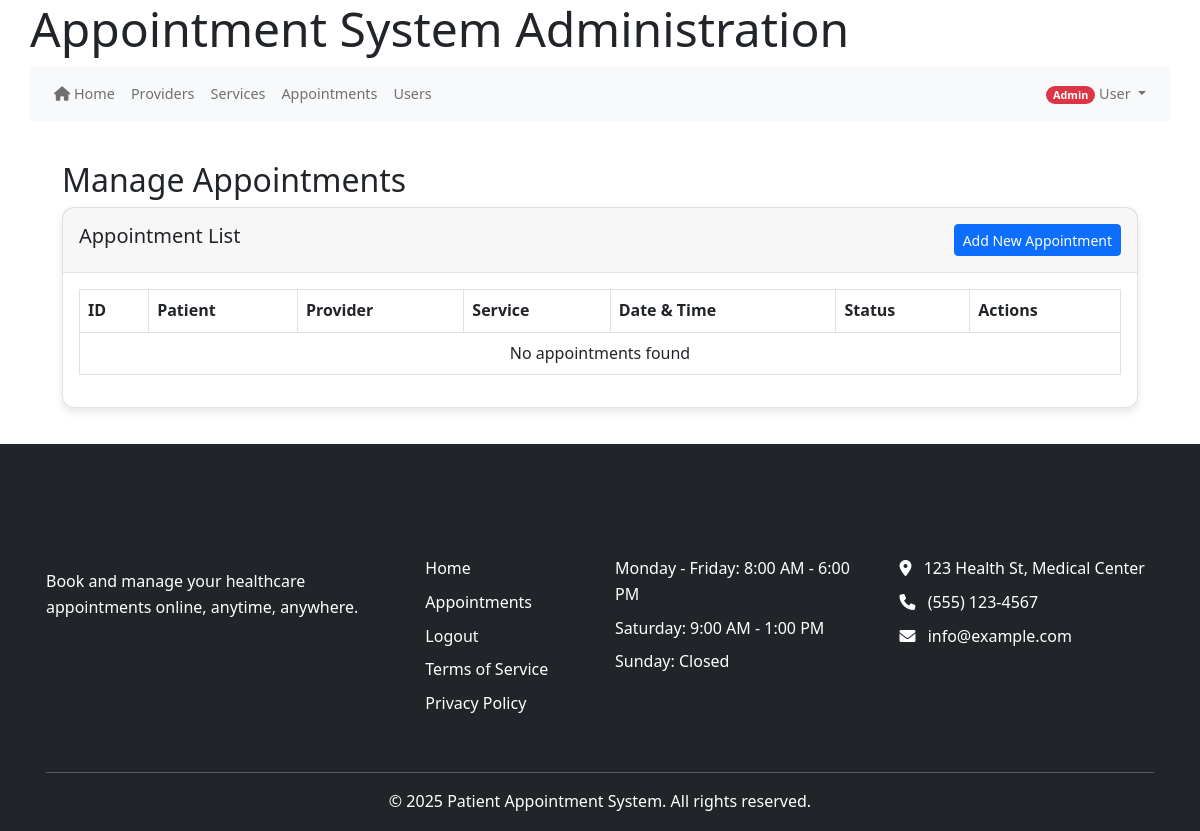
/index.php/admin/appointments (signed in), run on an earlier commit of the app's database.
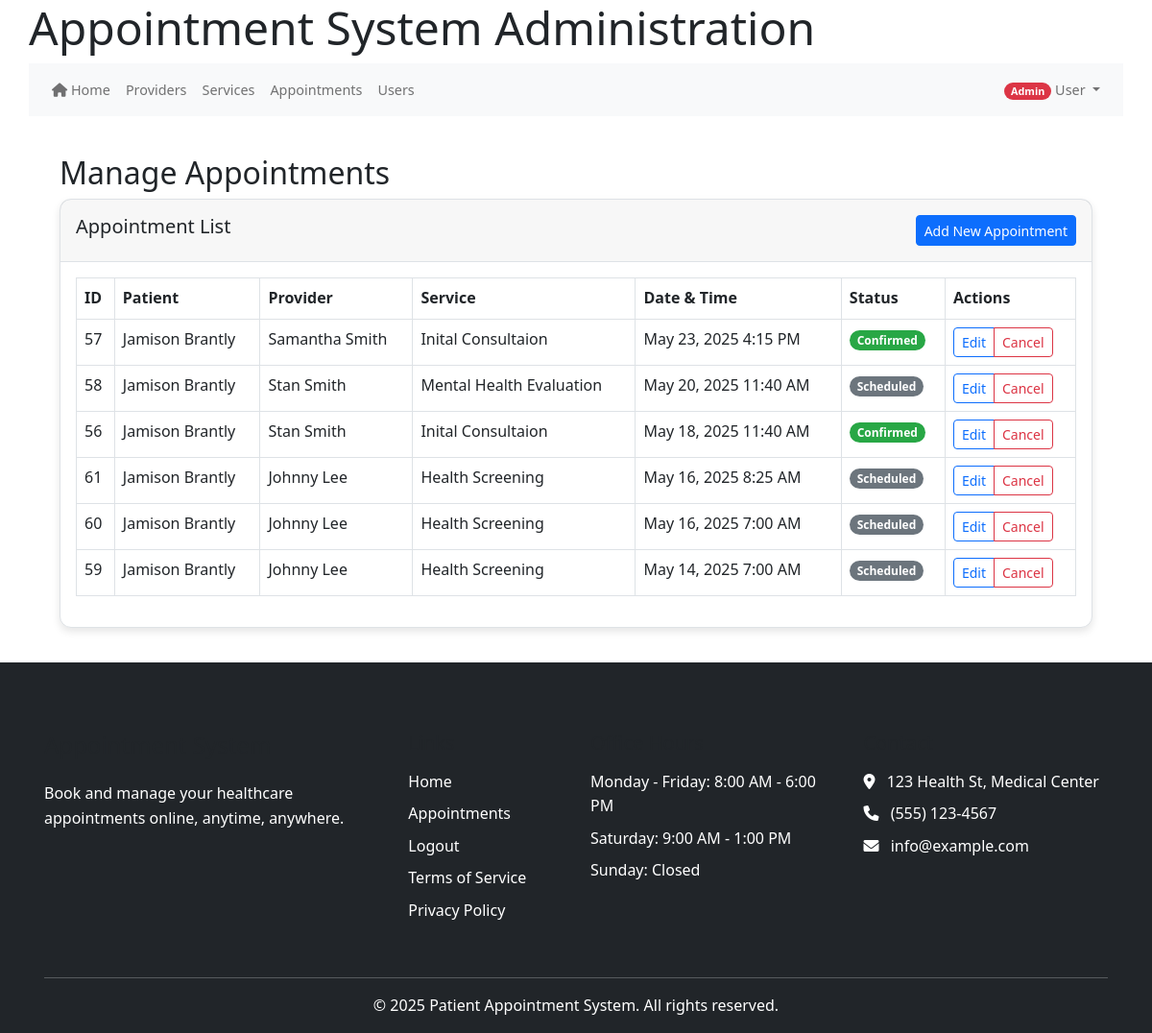
And on a later commit of the database.
### tables this page shows
CREATE TABLE IF NOT EXISTS `appointments` (
  `appointment_id` int(11) NOT NULL AUTO_INCREMENT,
  `patient_id` int(11) NOT NULL,
  `provider_id` int(11) NOT NULL,
  `service_id` int(11) NOT NULL,
  `appointment_date` date NOT NULL,
  `start_time` time NOT NULL,
  `end_time` time NOT NULL,
  `status` enum('scheduled','confirmed','completed','canceled','no_show') NOT NULL DEFAULT 'scheduled',
  `type` enum('in_person','virtual','phone') NOT NULL DEFAULT 'in_person',
  `notes` text DEFAULT NULL,
  `reason` text DEFAULT NULL,
  `reminder_sent` tinyint(1) DEFAULT 0,
  `confirmed_at` datetime DEFAULT NULL,
  `canceled_at` datetime DEFAULT NULL,
  `created_at` datetime DEFAULT current_timestamp(),
  `updated_at` datetime DEFAULT current_timestamp(),
  PRIMARY KEY (`appointment_id`),
  KEY `patient_id` (`patient_id`),
  KEY `provider_id` (`provider_id`),
  KEY `service_id` (`service_id`)
);

CREATE TABLE IF NOT EXISTS `services` (
  `service_id` int(11) NOT NULL AUTO_INCREMENT,
  `name` varchar(255) NOT NULL,
  `description` text DEFAULT NULL,
  `duration` int(11) DEFAULT 30,
  `price` decimal(10,2) DEFAULT NULL,
  `is_active` tinyint(1) DEFAULT 1,
  `created_at` timestamp NOT NULL DEFAULT current_timestamp(),
  PRIMARY KEY (`service_id`)
);

### controllers/admin_controller.php (called while the page is built, shortened)
<?php
require_once MODEL_PATH . '/ActivityLog.php';
require_once MODEL_PATH . '/Appointment.php';
class AdminController {
    protected $appointmentModel;
    public function __construct() {
        $this->db = get_db();
        $this->appointmentModel = new Appointment($this->db);
    }
    public function appointments($action = 'list', $id = null) {
        $appointments = $this->appointmentModel->getAllAppointments();
        include VIEW_PATH . '/admin/appointments.php';
    }
}

### public_html/bootstrap.php (called while the page is built, shortened)
<?php
require_once APP_ROOT . '/core/helpers.php';
require_once CORE_PATH . '/helpers.php';
function get_db() {
    static $db = null;
    if ($db === null) {
        if (defined('DB_HOST') && defined('DB_USER') && defined('DB_PASS') && defined('DB_NAME')) {
            $db = new mysqli(DB_HOST, DB_USER, DB_PASS, DB_NAME);
            $db->set_charset('utf8mb4');
        } else {
            throw new Exception("Database constants not defined");
        }
    }
    return $db;
}
return true;

### models/Appointment.php (called while the page is built, shortened)
<?php
class Appointment {
    private $db;
    public function __construct($db) {
        $this->db = $db;
    }
    public function getAllAppointments() {
        try {
            $query = "SELECT a.*,
                CONCAT(p.first_name, ' ', p.last_name) AS patient_name,
                CONCAT(pr.first_name, ' ', pr.last_name) AS provider_name,
                s.name AS service_name
                FROM appointments a
                JOIN users p ON a.patient_id = p.user_id
                JOIN users pr ON a.provider_id = pr.user_id
                JOIN services s ON a.service_id = s.service_id
                ORDER BY a.appointment_date DESC, a.start_time DESC";
            $result = $this->db->query($query);
            $appointments = [];
            if ($result && $result->num_rows > 0) {
                while ($row = $result->fetch_assoc()) {
                    $appointments[] = $row;
                }
            }
            return $appointments;
        } catch (Exception $e) {
            error_log("Error getting all appointments: " . $e->getMessage());
            return [];
        }
    }
}
?>

### core/helpers.php (called while the page is built, shortened)
<?php
function base_url($path = '') {
    $protocol = isset($_SERVER['HTTPS']) && $_SERVER['HTTPS'] !== 'off' ? 'https' : 'http';
    $host = $_SERVER['HTTP_HOST'] ?? 'localhost';
    $script_name = $_SERVER['SCRIPT_NAME'];
    $base_dir = dirname($script_name);
    $base_url = "{$protocol}://{$host}{$base_dir}";
    $base_url = rtrim($base_url, '/');
    $path = ltrim($path, '/');
    return $path ? "{$base_url}/{$path}" : $base_url;
}

### views/admin/appointments.php (the view, shortened to what the rows shown need)
<?php include VIEW_PATH . '/partials/header.php'; ?>
<div class="container">
    <h2>Manage Appointments</h2>
    <div class="row mb-3">
        <div class="col-md-12">
            <div class="card">
                <div class="card-body">
                    <div class="table-responsive">
                        <table class="table table-bordered table-hover">
                            <thead>
                                <tr>
                                    <th>ID</th>
                                    <th>Patient</th>
                                    <th>Provider</th>
                                    <th>Service</th>
                                    <th>Date & Time</th>
                                    <th>Status</th>
                                    <th>Actions</th>
                                </tr>
                            </thead>
                            <tbody>
                                <?php if(!empty($appointments)): ?>
                                    <?php foreach ($appointments as $appointment): ?>
                                    <tr>
                                        <td><?= $appointment['appointment_id'] ?></td>
                                        <td><?= htmlspecialchars($appointment['patient_name'] ?? 'N/A') ?></td>
                                        <td><?= htmlspecialchars($appointment['provider_name'] ?? 'N/A') ?></td>
                                        <td><?= htmlspecialchars($appointment['service_name'] ?? 'N/A') ?></td>
                                        <td><?= date('F j, Y g:i A', strtotime($appointment['appointment_date'] . ' ' . $appointment['start_time'])) ?></td>
                                        <td>
                                            <span class="badge bg-<?=
                                                $appointment['status'] === 'confirmed' ? 'success' :
                                                ($appointment['status'] === 'pending' ? 'warning' :
                                                ($appointment['status'] === 'canceled' ? 'danger' : 'secondary'))
                                            ?>">
                                                <?= ucfirst($appointment['status']) ?>
                                            </span>
                                        </td>
                                        <td>
                                            <div class="btn-group btn-group-sm">
                                                <a href="<?= base_url('index.php/admin/appointments/edit/' . $appointment['appointment_id']) ?>" class="btn btn-outline-primary">Edit</a>
                                                <button type="button" class="btn btn-outline-danger" data-bs-toggle="modal" data-bs-target="#deleteAppointmentModal<?= $appointment['appointment_id'] ?>">Cancel</button>
                                            </div>
                                        </td>
                                    </tr>
                                    <?php endforeach; ?>
                                <?php else: ?>
                                    <tr>
                                        <td colspan="7" class="text-center">No appointments found</td>
                                    </tr>
                                <?php endif; ?>
                            </tbody>
                        </table>
                    </div>
                </div>
            </div>
        </div>
    </div>
</div>
<?php include VIEW_PATH . '/partials/footer.php'; ?>

What changed in the data, as far as the page shows it:
added appointments: appointment_id "57", patient_name "Jamison Brantly", provider_name "Samantha Smith", service.name "Inital Consultaion", appointment_date+start_time "May 23, 2025 4:15 PM", status "Confirmed"
added appointments: appointment_id "58", patient_name "Jamison Brantly", provider_name "Stan Smith", service.name "Mental Health Evaluation", appointment_date+start_time "May 20, 2025 11:40 AM", status "Scheduled"
added appointments: appointment_id "56", patient_name "Jamison Brantly", provider_name "Stan Smith", service.name "Inital Consultaion", appointment_date+start_time "May 18, 2025 11:40 AM", status "Confirmed"
added appointments: appointment_id "61", patient_name "Jamison Brantly", provider_name "Johnny Lee", service.name "Health Screening", appointment_date+start_time "May 16, 2025 8:25 AM", status "Scheduled"
added appointments: appointment_id "60", patient_name "Jamison Brantly", provider_name "Johnny Lee", service.name "Health Screening", appointment_date+start_time "May 16, 2025 7:00 AM", status "Scheduled"
added appointments: appointment_id "59", patient_name "Jamison Brantly", provider_name "Johnny Lee", service.name "Health Screening", appointment_date+start_time "May 14, 2025 7:00 AM", status "Scheduled"
Also different on the page:
text no longer shown: "No appointments found"
